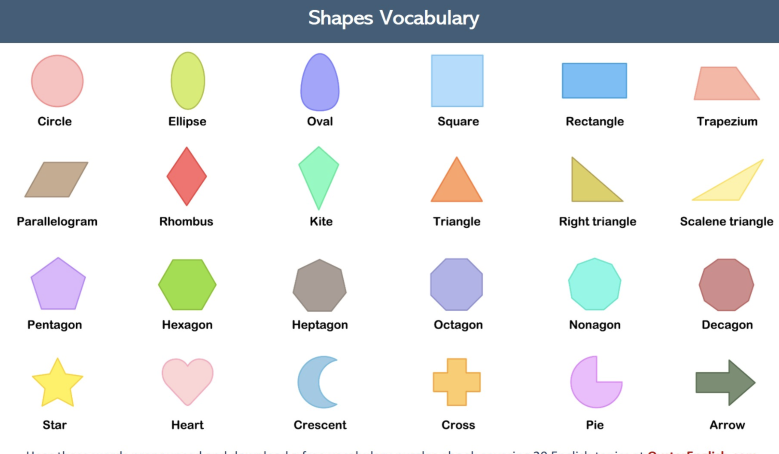
#> input picture static/shapes.png, 1558 x 908 px (shown at 1/2 size)
$ python contour_shape_detection.py
#> lines starting #> are read from the running program, lines starting #| are printed output that depends on the picture
import cv2
import numpy as np
from joining_images import stack_images

# Chapter 8 - Contour and Shape Detection


def get_contours(image):
    '''Find the contours in an image.'''
    # cv2.findContours requires args for the following:
    # 1. the image being analyzed
    # 2. retriever method - in this case we'll be getting the outermost corners
    contours, hierarchy = cv2.findContours(img,
                                           cv2.RETR_EXTERNAL,
                                           cv2.CHAIN_APPROX_NONE)
    # find the area of each edge
    for cnt in contours:
        area = cv2.contourArea(cnt)
        print(area)


if __name__ == '__main__':
    # read in the image
    path = 'static/shapes.png'
    img = cv2.imread(path)
#> img is the input picture: shape (908, 1558, 3); mean B, G, R 230.2, 229.3, 227.5

    # preprocessing - convert to gray scale and blurred copies
    img_gray = cv2.cvtColor(img, cv2.COLOR_BGR2GRAY)
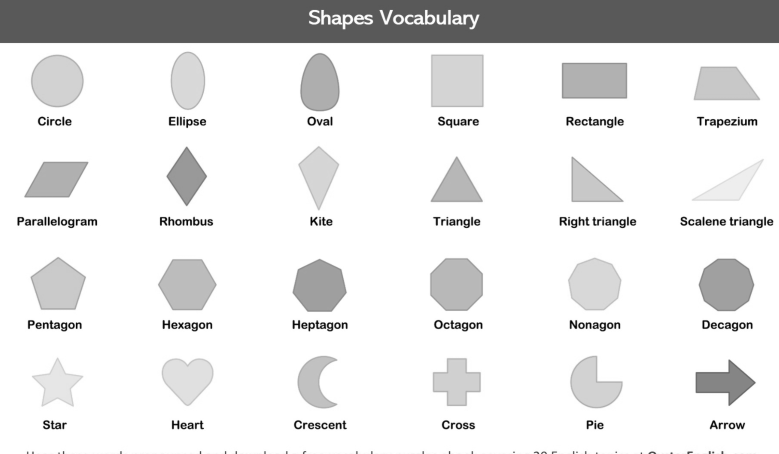
#> img_gray: shape (908, 1558) (shown at 1/2 size); min 0, max 255, mean 228.9
    img_blur = cv2.GaussianBlur(img_gray, (7, 7), 1)

    # detect the contours using the edge detector
    img_canny = cv2.Canny(img_blur, 50, 50)
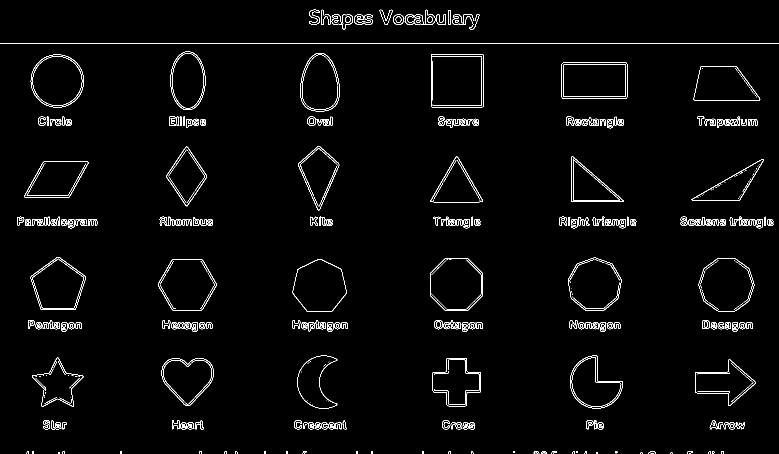
#> img_canny: shape (908, 1558) (shown at 1/2 size); 2.2% white in thin lines or dots

    # just demoing - we can create "blank" images as well
#> (the run stopped early here; a loop or call above may not have finished)
